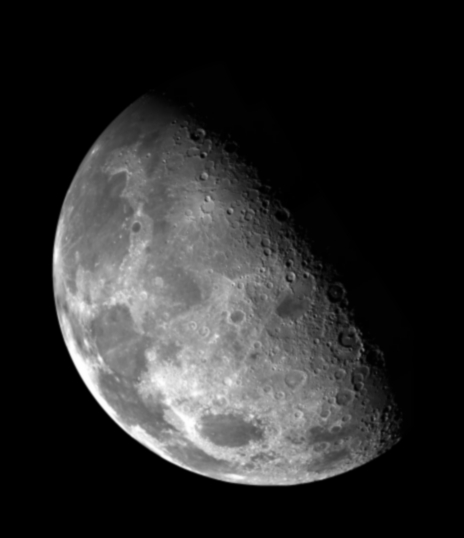
%> input picture Práticas/0 - Old/Práricas 2019_2 - Matheus Moraes/PRÁTICA 8/lua.jpg, 464 x 538 px
$ octave pratica8_exercicio42.m   (GNU Octave 9; MATLAB toolbox functions it lacks are replaced by stand-ins)
%> lines starting %> are read from the running program, lines starting %| are printed output that depends on the picture
% Universidade Federal de Vi鏾sa - UFV
% Departamento de Engenharia El閠rica - DEL
% ELT 410 - PROCESSAMENTO DIGITAL DE SINAIS
% Thiago Mendes de 羦ila 93505 & Jo鉶 Pedro Rossi 90102
% PR罷ICA 8
% EXERC虲IO 4.2
%%
clc
clear all
close all
%CARREGAR IMAGENS
lua = imread('lua.jpg');
%> lua is the input picture: size 538x464 uint8; min 0, max 255, mean 42.6
texto = imread('texto.jpg');
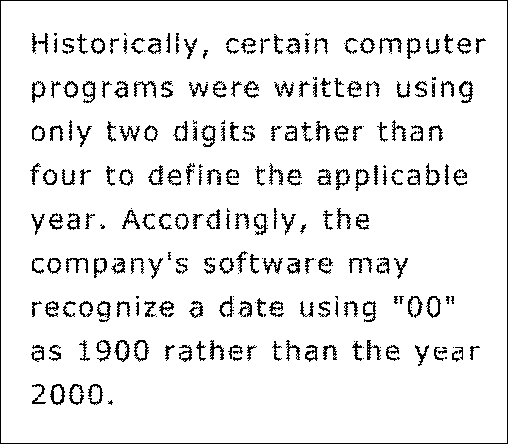
%> input picture Práticas/0 - Old/Práricas 2019_2 - Matheus Moraes/PRÁTICA 8/texto.jpg, 508 x 444 px
%> texto is the input picture: size 444x508 uint8; min 0, max 255, mean 234.9
%% LUA - PASSA ALTA

fft_lua = fftshift(fft2(lua));
a1 = 100;
b1 = 100;
[M_LUA,N_LUA] = size(lua);
%> M_LUA = 538; N_LUA = 464
[u_LUA,v_LUA] = meshgrid(-N_LUA/2+1:N_LUA/2,-M_LUA/2+1:M_LUA/2);
Hb = exp(-u_LUA.^2/(2*a1^2)-v_LUA.^2/(2*b1^2));
Ha = 1 - Hb; %PASSA ALTA
lua_filtrada = real(ifft2(Ha.*fft_lua));
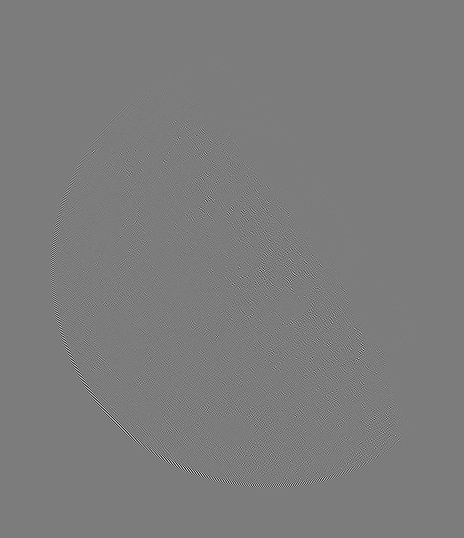
%> lua_filtrada: size 538x464 double; min -25.68, max 26.8, mean 0; drawn with min black and max white
lua_nova = lua_filtrada + double(lua);
figure
plot(v_LUA,fft_lua)
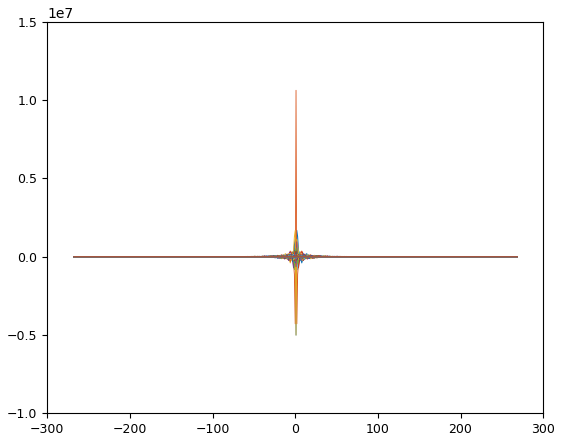
%> figure redrawn from the program's plot data; curve peaks at x = -60, y = 583.1; curve peaks at x = 6, y = 670.3; curve peaks at x = -22, y = 642.3; curve peaks at x = -46, y = 554.4
figure;
imshow(lua)
title 'lua'
figure;
imshow(lua_nova,[])
title 'lua filtrada'
%% TEXTO - PASSA BAIXA
fft_texto = fftshift(fft2(texto));
a2 = 50;
b2 = 50;
[M_TEXTO,N_TEXTO] = size(texto);
%> M_TEXTO = 444; N_TEXTO = 508
[u_TEXTO,v_TEXTO] = meshgrid(-N_TEXTO/2+1:N_TEXTO/2,-M_TEXTO/2+1:M_TEXTO/2);
Hb = exp(-u_TEXTO.^2/(2*a2^2)-v_TEXTO.^2/(2*b2^2));
texto_filtrada = abs(ifft2(Hb.*fft_texto));
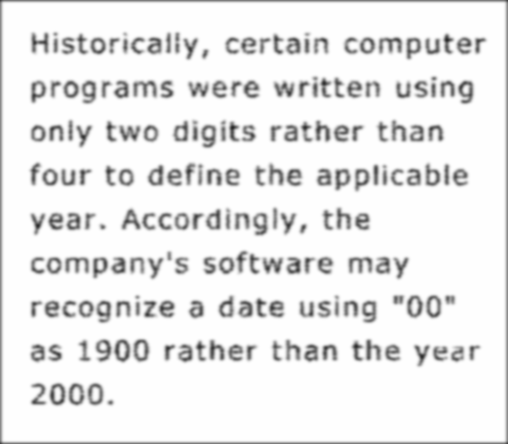
%> texto_filtrada: size 444x508 double; min 40.02, max 254.9, mean 234.8
figure
plot(v_TEXTO,fft_texto)
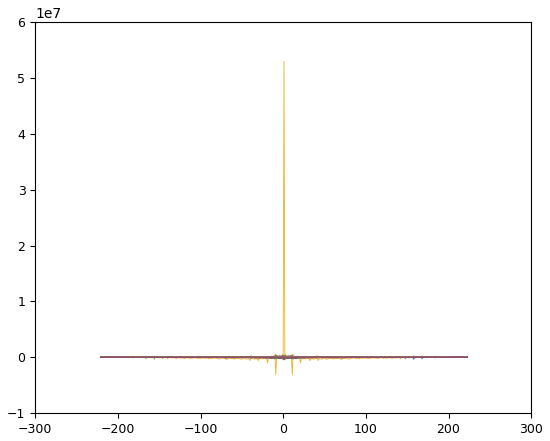
%> figure redrawn from the program's plot data; curve peaks at x = -50, y = 25689.1; curve peaks at x = -141, y = 29949; curve peaks at x = 8, y = 22999.1; curve peaks at x = 71, y = 25467.3
figure
imshow(texto)
figure
imshow(texto_filtrada,[])
